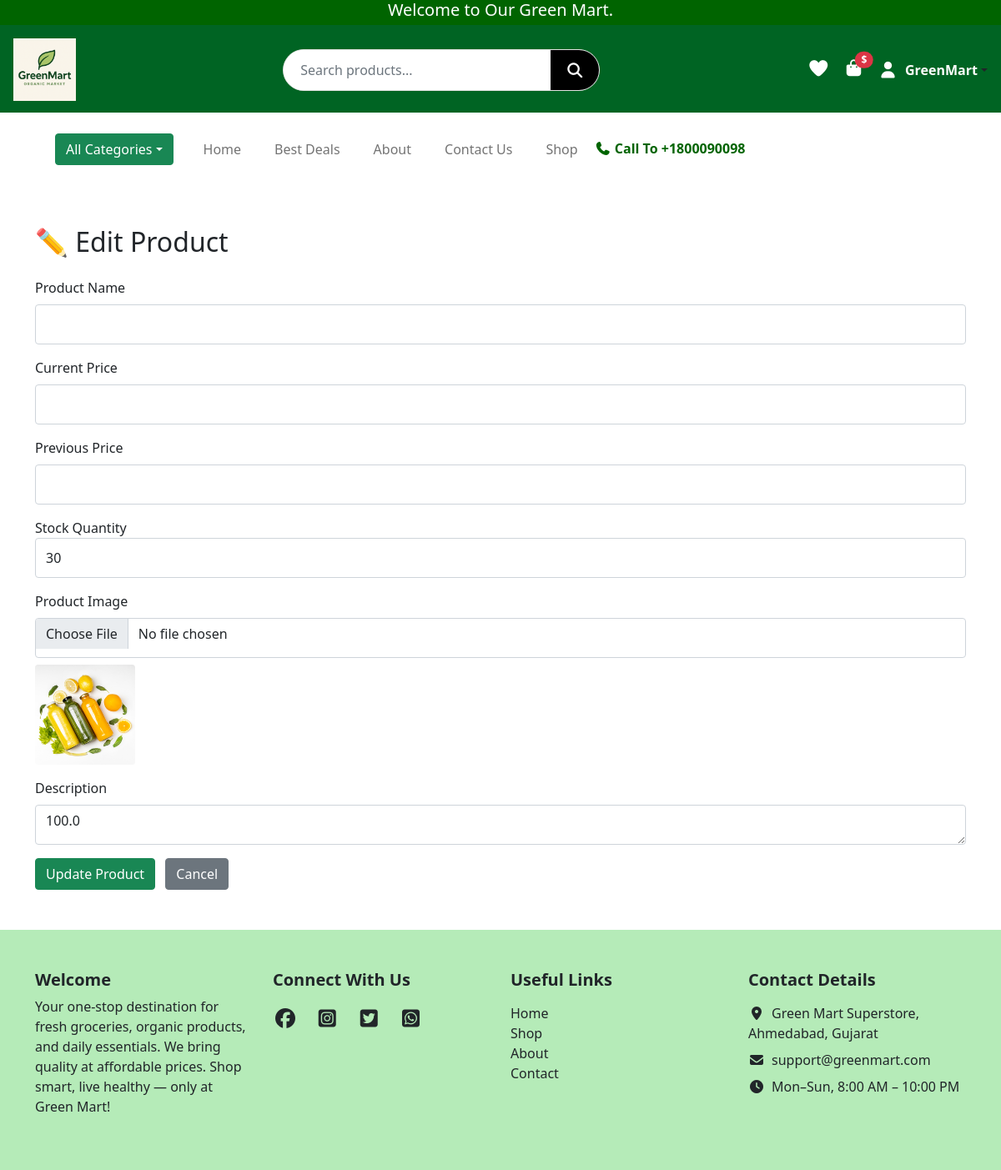
Page /admin/products/edit/2 (signed in) on the committed database.
### website/models.py (models this page shows, shortened)
class User(UserMixin, db.Model):
    __tablename__ = "users"
    id            = db.Column(db.Integer, primary_key=True)
    name          = db.Column(db.String(50), nullable=False)
    email         = db.Column(db.String(120), unique=True, nullable=False)
    password_hash = db.Column(db.String(128), nullable=False)
    role          = db.Column(db.String(20), default="customer")
    is_verified   = db.Column(db.Boolean, default=False)

class Product(db.Model):
    __tablename__ = "product"
    id          = db.Column(db.Integer, primary_key=True)
    name        = db.Column(db.String(150), nullable=False)
    price       = db.Column(db.Float, nullable=False)
    image       = db.Column(db.String(300))
    description = db.Column(db.String(500))
    stock       = db.Column(db.Integer, default=0)
    category_id = db.Column(db.Integer, db.ForeignKey("category.id"), nullable=True)

### website/admin.py (the view, shortened to what this page needs)
@admin.route("/admin/products/edit/<int:id>", methods=["GET", "POST"])
@admin_required
def edit_product(id):
    product = Product.query.get_or_404(id)
    form = ShopItemsForm(obj=product)
    login_form = LoginForm()
    signup_form = SignupForm()
    return render_template(
        "admin/edit_product.html",
        form=form,
        product=product,
        login_form=login_form,
        signup_form=signup_form,
    )

### website/forms.py
class ShopItemsForm(FlaskForm):
    product_name = StringField("Product Name", validators=[DataRequired()])
    current_price = FloatField("Current Price", validators=[DataRequired()])
    previous_price = FloatField("Previous Price")
    product_picture = FileField("Product Image")
    description = TextAreaField("Description")
    stock = IntegerField("Stock")  # <-- Add this
    submit = SubmitField("Save")

class LoginForm(FlaskForm):
    email = StringField("Email", validators=[DataRequired(), Email()])
    password = PasswordField("Password", validators=[DataRequired()])
    submit = SubmitField("Login")

### website/admin.py (called while the page is built)
def admin_required(f):
    @wraps(f)
    @login_required
    def decorated_function(*args, **kwargs):
        if current_user.role != "admin":
            flash("Admin access required!")
            return redirect(url_for("views.home"))
        return f(*args, **kwargs)
    return decorated_function

### website/templates/admin/edit_product.html (shortened to what this page needs)
{% extends "base.html" %}
{% block content %}
<div class="container py-5">
    <h2 class="mb-4">✏️ Edit Product</h2>
    <form method="POST" enctype="multipart/form-data">
        <div class="mb-3">
            {{ form.product_name.label(class="form-label") }}
            {{ form.product_name(class="form-control") }}
        </div>
        <div class="mb-3">
            {{ form.current_price.label(class="form-label") }}
            {{ form.current_price(class="form-control") }}
        </div>
        <div class="mb-3">
            {{ form.previous_price.label(class="form-label") }}
            {{ form.previous_price(class="form-control") }}
        </div>
        <div class="mb-3">
            <label>Stock Quantity</label>
            {{ form.stock(class="form-control") }}
        </div>
        <div class="mb-3">
            {{ form.product_picture.label(class="form-label") }}
            {{ form.product_picture(class="form-control") }}
            {% if product.image %}
            <img src="{{ url_for('static', filename=product.image) }}" width="120" class="mt-2 rounded">
            {% endif %}
        </div>
        <div class="mb-3">
            {{ form.description.label(class="form-label") }}
            {{ form.description(class="form-control", rows="4") }}
        </div>
        <button type="submit" class="btn btn-success">Update Product</button>
        <a href="{{ url_for('admin.manage_products') }}" class="btn btn-secondary ms-2">Cancel</a>
    </form>
</div>
{% endblock %}

### website/templates/base.html (shortened to what this page needs)
<!DOCTYPE html>
<html lang="en">
<head>
  <link rel="stylesheet" href="{{ url_for('static', filename='css/style.css') }}">
  <link href="https://cdn.jsdelivr.net/npm/bootstrap@5.0.2/dist/css/bootstrap.min.css" rel="stylesheet">
  <link rel="stylesheet" href="https://cdnjs.cloudflare.com/ajax/libs/font-awesome/7.0.1/css/all.min.css">
  <link rel="stylesheet" href="https://cdn.jsdelivr.net/npm/bootstrap-icons@1.11.1/font/bootstrap-icons.css">
  <link href="https://cdn.jsdelivr.net/npm/bootstrap-icons@1.11.1/font/bootstrap-icons.css" rel="stylesheet">
</head>
<body>
<div class="container-fluid top-header">
  <h5 class="text-center mb-0">Welcome to Our Green Mart.</h5>
</div>
<header class="main-header d-flex flex-wrap align-items-center justify-content-between p-3">
  <div class="logo-area">
    <a href="{{ url_for('views.home') }}">
      <img src="{{ url_for('static', filename='images/logo.png') }}" alt="logo" class="img-fluid">
    </a>
  </div>
  <div class="search-area flex-grow-1 mx-3 position-relative d-none d-lg-flex">
    <form class="search-box d-flex" action="{{ url_for('views.search') }}" method="get">
      <input type="text" name="q" id="liveSearch" class="form-control" placeholder="Search products..." autocomplete="off">
      <button type="submit"><i class="fa-solid fa-magnifying-glass"></i></button>
    </form>
  </div>
  <div class="icons-area d-flex align-items-center gap-3 flex-shrink-0">
    <a href="{{ url_for('views.wishlist') }}"><i class="fa-solid fa-heart"></i></a>
    <div class="cart-box position-relative">
      <a href="{{ url_for('views.cart') }}">
        <i class="fa-solid fa-bag-shopping fs-5"></i>
      </a>
      <span class="cart-price position-absolute top-0 start-100 translate-middle badge rounded-pill bg-danger">
        ${{ subtotal }}
      </span>
    </div>
    {% if current_user.is_authenticated %}
    <div class="dropdown">
      <a class="d-flex align-items-center text-dark text-decoration-none dropdown-toggle" data-bs-toggle="dropdown">
        <i class="fa-solid fa-user fs-5"></i>
        <span class="ms-2 fw-bold" style="color:white;">{{ current_user.name }}</span>
      </a>
    </div>
    {% else %}
      <i class="fa-solid fa-user fs-5" data-bs-toggle="modal" data-bs-target="#loginModal"></i>
    {% endif %}
  </div>
</header>
<div class="container nav">
  <nav class="navbar navbar-expand-lg navbar-light bg-white p-4">
    <div class="container-fluid">
      <div class="dropdown me-3">
        <button class="btn btn-success dropdown-toggle" data-bs-toggle="dropdown">All Categories</button>
      </div>
      <div class="collapse navbar-collapse" id="mainNavbar">
        <ul class="navbar-nav me-auto mb-2 mb-lg-0">
          <li class="nav-item"><a class="nav-link" href="{{ url_for('views.home') }}">Home</a></li>
          <li class="nav-item"><a class="nav-link" href="{{ url_for('views.best_deals') }}">Best Deals</a></li>
          <li class="nav-item"><a class="nav-link" href="{{ url_for('views.about') }}">About</a></li>
          <li class="nav-item"><a class="nav-link" href="{{ url_for('views.contact') }}">Contact Us</a></li>
          <li class="nav-item"><a class="nav-link" href="{{ url_for('views.shop') }}">Shop</a></li>
        </ul>
        <h6 class="mb-0 ms-auto"><i class="fa-solid fa-phone"></i> Call To +1800090098</h6>
      </div>
    </div>
  </nav>
</div>
{% block content %}{% endblock %}
<footer class="text-dark py-5" style="background-color: #13be1e50;">
  <div class="container">
    <div class="row g-4">
      <div class="col-12 col-md-3">
        <h5 class="fw-bold">Welcome</h5>
        <p>Your one-stop destination for fresh groceries, organic products, and daily essentials.
          We bring quality at affordable prices. Shop smart, live healthy — only at Green Mart!</p>
      </div>
      <div class="col-12 col-md-3">
        <h5 class="fw-bold mb-3">Connect With Us</h5>
        <a href="#" class="text-dark fs-4 me-3"><i class="fa-brands fa-facebook"></i></a>
        <a href="#" class="text-dark fs-4 me-3"><i class="fa-brands fa-square-instagram"></i></a>
        <a href="#" class="text-dark fs-4 me-3"><i class="fa-brands fa-square-twitter"></i></a>
        <a href="#" class="text-dark fs-4"><i class="fa-brands fa-square-whatsapp"></i></a>
      </div>
      <div class="col-12 col-md-3">
        <h5 class="fw-bold mb-3">Useful Links</h5>
        <ul class="list-unstyled">
          <li><a href="" class="text-dark text-decoration-none">Home</a></li>
          <li><a href="" class="text-dark text-decoration-none">Shop</a></li>
          <li><a href="" class="text-dark text-decoration-none">About</a></li>
          <li><a href="" class="text-dark text-decoration-none">Contact</a></li>
        </ul>
      </div>
      <div class="col-12 col-md-3">
        <h5 class="fw-bold mb-3">Contact Details</h5>
        <ul class="list-unstyled">
          <li class="mb-2"><i class="fa-solid fa-location-dot me-2"></i>Green Mart Superstore, Ahmedabad, Gujarat</li>
          <li class="mb-2"><i class="fa-solid fa-envelope me-2"></i>support@greenmart.com</li>
          <li><i class="fa-solid fa-clock me-2"></i>Mon–Sun, 8:00 AM – 10:00 PM</li>
        </ul>
      </div>
    </div>
  </div>
</footer>
</body>
</html>

### website/static/css/style.css (style rules this page uses)
body, html { overflow-x: hidden; }
.container, .container-fluid { padding-left: 15px; padding-right: 15px; }
.top-header { background-color: #006400; color: white; height: 30px; display: flex; justify-content: center; }
.main-header { height: 105px; background: #006423; display: flex; align-items: center; justify-content: space-between; padding: 0 40px; }
.logo-area img { height: 75px; }
.search-area { flex-grow: 1; display: flex; justify-content: center; }
.search-box { width: 45%; background: #ffffff; display: flex; border-radius: 40px; overflow: hidden; border: 1px solid #e2e2e2; }
.search-box input { flex: 1; border: none; outline: none; padding: 14px 20px; font-size: 16px; }
.search-box button { width: 58px; background: #000; border: none; display: flex; justify-content: center; align-items: center; cursor: pointer; }
.search-box button i { color: white; font-size: 18px; }
.icons-area { display: flex; align-items: center; gap: 25px; }
.icons-area i { font-size: 22px; color: white; cursor: pointer; }
.cart-box { display: flex; align-items: center; gap: 5px; }
.cart-price { color: white; font-size: 17px; font-weight: 500; }
.navbar-nav .nav-link { font-size: 16px; font-weight: 500; margin: 0 12px; color: #000; }
.navbar h6 { margin: 0; font-weight: 600; color: #006400; }
li { list-style: none; }
.form-control { height: 48px; }
body { background: #f4f6f8; font-family: Arial }
input { width: 100%; padding: 10px; margin-bottom: 10px; border: 1px solid #ccc; border-radius: 5px }

### rows in the picture
User: name "GreenMart"
Product: stock "30", image (picture), description "100.0"
